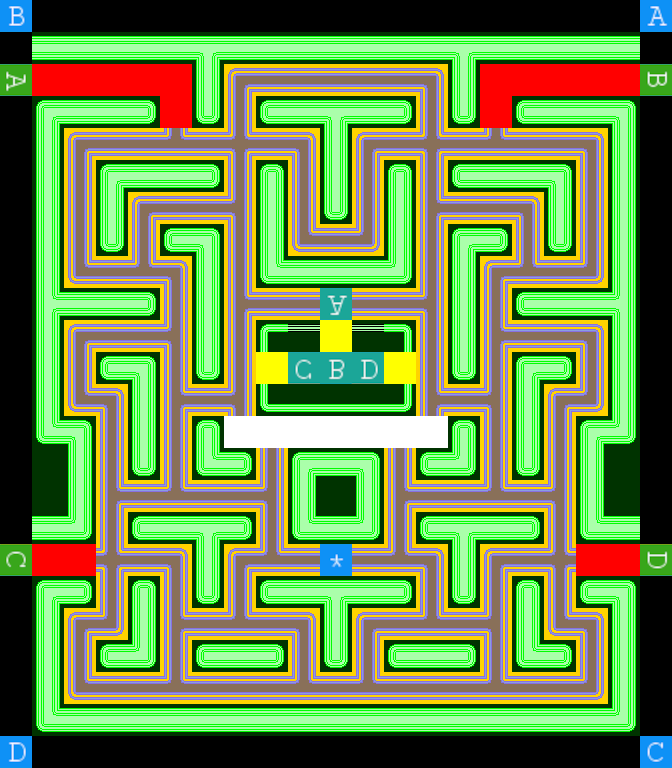

Tiled map render using the project's own tile images. Description and the map definition, with tile-layer contents summarised, below:
An orthogonal 21x24 tile map with 32x32 px tiles, 6 tile layers (Background, Maze, Directions, MazeZones, ...), 4 tilesets.

<map version="1.5" tiledversion="1.7.2" orientation="orthogonal" renderorder="right-down" width="21" height="24" tilewidth="32" tileheight="32" infinite="0" nextlayerid="7" nextobjectid="1">
 <tileset firstgid="1" name="corners" tilewidth="32" tileheight="32" tilecount="80" columns="10">
  <image source="maps/chompermazetilesfull_green.png" width="320" height="256" />
 </tileset>
 <tileset firstgid="81" name="location" tilewidth="32" tileheight="32" tilecount="100" columns="10">
  <image source="maps/location.png" trans="000000" width="320" height="320" />
 </tileset>
 <tileset firstgid="181" name="mazedirs" tilewidth="32" tileheight="32" tilecount="15" columns="15">
  <image source="maps/mazedirs.png" trans="000000" width="480" height="32" />
 </tileset>
 <tileset firstgid="196" name="zones" tilewidth="32" tileheight="32" tilecount="8" columns="1">
  <image source="maps/mazezones.png" trans="000000" width="32" height="256" />
 </tileset>
 <layer id="1" name="Background" width="21" height="24">
  <data>[504 cells, 418 non-empty, 1 distinct tile ids]</data>
 </layer>
 <layer id="2" name="Maze" width="21" height="24">
  <data>[504 cells, 368 non-empty, 24 distinct tile ids]</data>
 </layer>
 <layer id="4" name="Directions" width="21" height="24">
  <data>[504 cells, 212 non-empty, 13 distinct tile ids]</data>
 </layer>
 <layer id="6" name="MazeZones" width="21" height="24">
  <data>[504 cells, 33 non-empty, 3 distinct tile ids]</data>
 </layer>
 <layer id="3" name="MazeLocations" width="21" height="24">
  <data>[504 cells, 6 non-empty, 4 distinct tile ids]</data>
 </layer>
 <layer id="5" name="ArtistsLocations" width="21" height="24">
  <data>[504 cells, 13 non-empty, 13 distinct tile ids]</data>
 </layer>
</map>
